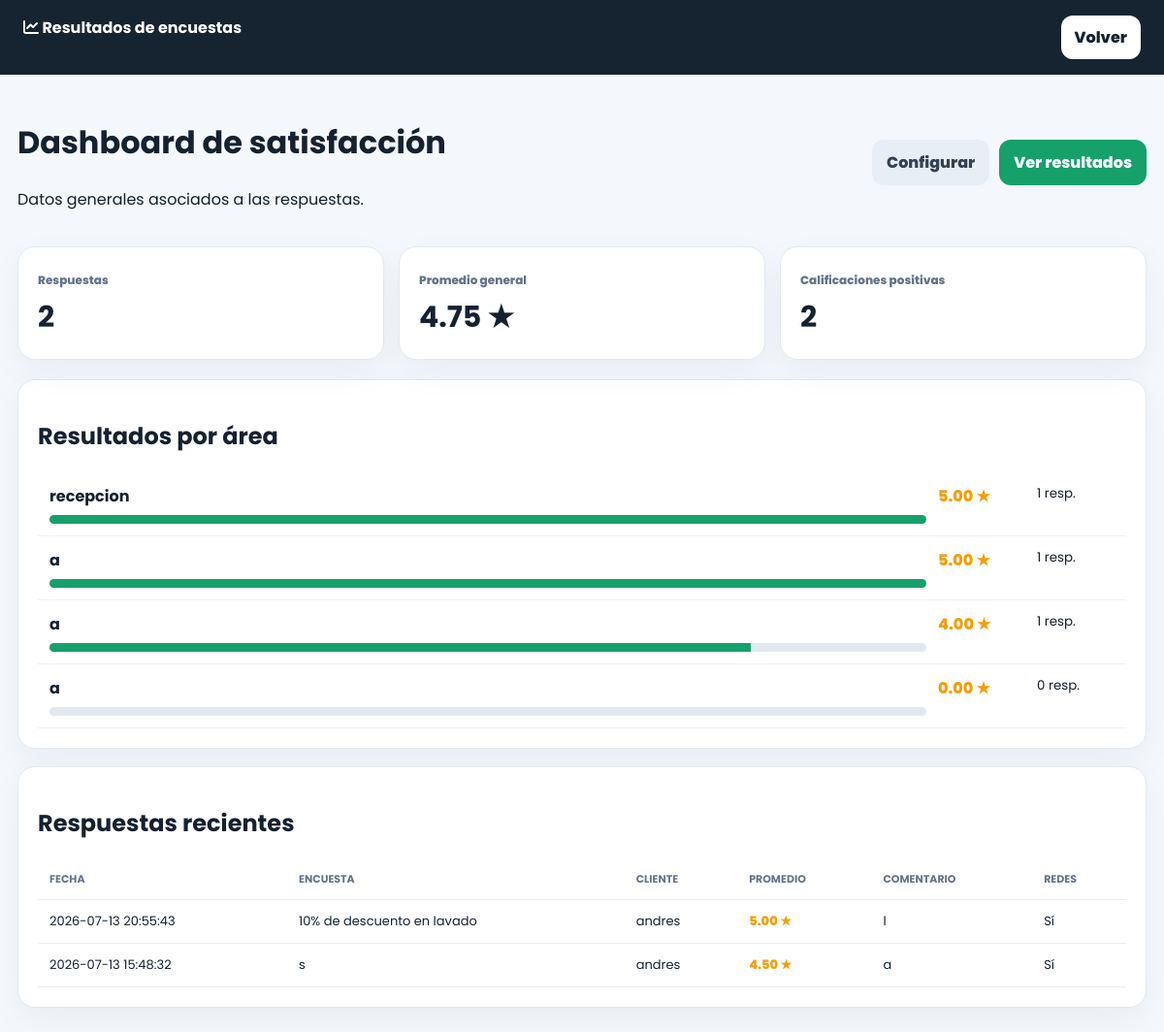
/views/encuestas_resultados.php (signed in), run on the app's committed database.
### tables this page shows
CREATE TABLE `encuesta_respuestas` (
  `id_respuesta` int(11) NOT NULL,
  `id_encuesta` int(11) NOT NULL,
  `id_reserva` int(11) DEFAULT NULL,
  `nombre_cliente` varchar(160) DEFAULT NULL,
  `email_cliente` varchar(160) DEFAULT NULL,
  `comentario` text DEFAULT NULL,
  `promedio` decimal(3,2) NOT NULL DEFAULT 0.00,
  `mostro_redes` tinyint(1) NOT NULL DEFAULT 0,
  `fecha_respuesta` datetime NOT NULL DEFAULT current_timestamp()
);

CREATE TABLE `encuestas` (
  `id_encuesta` int(11) NOT NULL,
  `id_hotel` int(11) NOT NULL,
  `titulo` varchar(180) NOT NULL,
  `descripcion` text DEFAULT NULL,
  `umbral_publicar` decimal(3,2) NOT NULL DEFAULT 4.00,
  `estado` enum('ACTIVA','INACTIVA') NOT NULL DEFAULT 'ACTIVA',
  `fecha_creacion` datetime NOT NULL DEFAULT current_timestamp()
);

### views/encuestas_resultados.php (the view, shortened to what this page needs)
<?php
require_once '../config/Database.php';require_once '../config/auth.php';requerir_login(['admin_hotel','admin']);$db=(new Database())->connect();$idHotel=(int)id_hotel_actual();
$st=$db->prepare("SELECT COUNT(*) total,COALESCE(AVG(r.promedio),0) promedio,SUM(r.mostro_redes) positivas FROM encuesta_respuestas r JOIN encuestas e ON e.id_encuesta=r.id_encuesta WHERE e.id_hotel=?");$st->execute([$idHotel]);$stats=$st->fetch(PDO::FETCH_ASSOC);
$st=$db->prepare("SELECT a.nombre,COUNT(d.id_detalle) respuestas,COALESCE(AVG(d.calificacion),0) promedio FROM encuesta_areas a JOIN encuestas e ON e.id_encuesta=a.id_encuesta LEFT JOIN encuesta_respuesta_detalle d ON d.id_area=a.id_area WHERE e.id_hotel=? GROUP BY a.id_area ORDER BY promedio DESC");$st->execute([$idHotel]);$areas=$st->fetchAll(PDO::FETCH_ASSOC);
$st=$db->prepare("SELECT r.*,e.titulo FROM encuesta_respuestas r JOIN encuestas e ON e.id_encuesta=r.id_encuesta WHERE e.id_hotel=? ORDER BY r.fecha_respuesta DESC LIMIT 200");$st->execute([$idHotel]);$respuestas=$st->fetchAll(PDO::FETCH_ASSOC);
?><!doctype html><html lang="es"><head><link rel="stylesheet" href="https://cdnjs.cloudflare.com/ajax/libs/font-awesome/6.4.0/css/all.min.css"></head><body><header class="top"><b><i class="fa-solid fa-chart-line"></i> Resultados de encuestas</b><a href="recepcion.php">Volver</a></header><main class="wrap"><div class="head"><div><h1>Dashboard de satisfacción</h1><p>Datos generales asociados a las respuestas.</p></div><div class="tabs"><a href="encuestas.php">Configurar</a><a class="active" href="encuestas_resultados.php">Ver resultados</a></div></div><section class="stats"><div class="stat"><span>Respuestas</span><strong><?=(int)$stats['total']?></strong></div><div class="stat"><span>Promedio general</span><strong><?=number_format((float)$stats['promedio'],2)?> ★</strong></div><div class="stat"><span>Calificaciones positivas</span><strong><?=(int)$stats['positivas']?></strong></div></section><section class="card"><h2>Resultados por área</h2><?php foreach($areas as $a):?><div class="area"><div><b><?=htmlspecialchars($a['nombre'])?></b><div class="bar"><i style="width:<?=min(100,(float)$a['promedio']*20)?>%"></i></div></div><div class="stars"><?=number_format((float)$a['promedio'],2)?> ★</div><small><?=(int)$a['respuestas']?> resp.</small></div><?php endforeach;?></section><section class="card"><h2>Respuestas recientes</h2><div class="table"><table><thead><tr><th>Fecha</th><th>Encuesta</th><th>Cliente</th><th>Promedio</th><th>Comentario</th><th>Redes</th></tr></thead><tbody><?php foreach($respuestas as $r):?><tr><td><?=htmlspecialchars($r['fecha_respuesta'])?></td><td><?=htmlspecialchars($r['titulo'])?></td><td><?=htmlspecialchars($r['nombre_cliente']?:'Anónimo')?></td><td class="stars"><?=number_format((float)$r['promedio'],2)?> ★</td><td><?=htmlspecialchars($r['comentario']?:'-')?></td><td><?=$r['mostro_redes']?'Sí':'No'?></td></tr><?php endforeach;?></tbody></table></div></section></main></body></html>

### views/encuestas_resultados.php (style rules this page uses)
* { box-sizing:border-box }
body { margin:0;background:#f4f7fb;color:#142131;font-family:Poppins }
.top { background:#162330;color:#fff;padding:16px 24px;display:flex;justify-content:space-between }
.top a { background:#fff;color:#162330;text-decoration:none;padding:10px 14px;border-radius:12px;font-weight:800 }
.wrap { max-width:1200px;margin:25px auto;padding:0 18px }
.head { display:flex;justify-content:space-between;align-items:center;gap:12px }
.tabs { display:flex;gap:10px }
.tabs a { padding:11px 15px;border-radius:12px;background:#e8eef5;color:#334155;text-decoration:none;font-weight:800 }
.tabs .active { background:#16a06a;color:#fff }
.stats { display:grid;grid-template-columns:repeat(3,1fr);gap:15px;margin:20px 0 }
.card,.stat { background:white;border:1px solid #e1e9f2;border-radius:18px;box-shadow:0 12px 35px #0f172a0c }
.stat { padding:20px }
.stat span { color:#64748b;font-size:12px;font-weight:800 }
.stat strong { display:block;font-size:30px;margin-top:5px }
.card { padding:20px;margin-bottom:18px }
.area { display:grid;grid-template-columns:1fr 90px 80px;gap:12px;padding:12px;border-bottom:1px solid #edf2f7 }
.bar { height:9px;background:#e2e8f0;border-radius:999px;margin-top:7px;overflow:hidden }
.bar i { display:block;height:100%;background:#16a06a }
.table { overflow:auto }
table { width:100%;border-collapse:collapse }
th,td { text-align:left;padding:12px;border-bottom:1px solid #e8eef5;font-size:13px }
th { font-size:11px;text-transform:uppercase;color:#64748b }
.stars { color:#f59e0b;font-weight:800 }

### data on the page
encuesta_respuestas: fecha_respuesta "2026-07-13 20:55:43", id_encuesta.titulo "10% de descuento en lavado", nombre_cliente "andres", promedio "5.00", comentario "l", mostro_redes "Sí"
encuesta_respuestas: fecha_respuesta "2026-07-13 15:48:32", id_encuesta.titulo "s", nombre_cliente "andres", promedio "4.50", comentario "a", mostro_redes "Sí"

### other printed values
$stats['total'] "2"
$stats['promedio'] "4.75"
$stats['positivas'] "2"
$a['nombre'] "recepcion"
$a['promedio'] "5.00"
$a['respuestas'] "1"
$a['nombre'] "a"
$a['promedio'] "4.00"
$a['promedio'] "0.00"
$a['respuestas'] "0"
